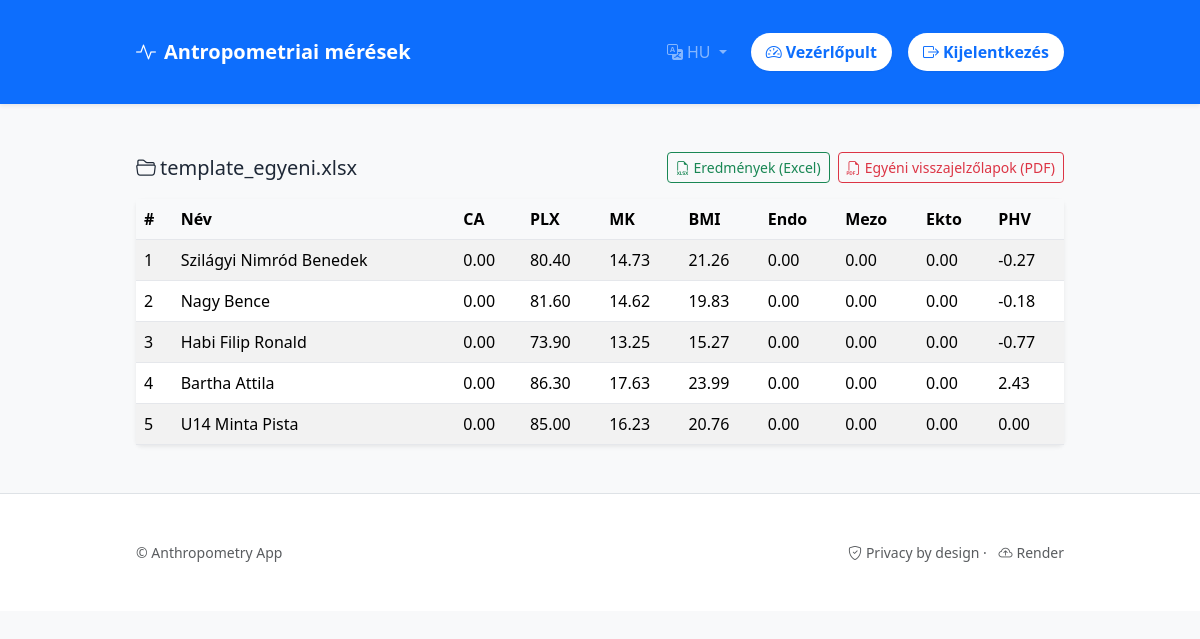
Screenshot of /uploads/2 (signed in) with the database file from the repository.
### anthro/models.py (models this page shows, shortened)
class Upload(db.Model):
    id = db.Column(db.Integer, primary_key=True)
    user_id = db.Column(db.Integer, db.ForeignKey("user.id"), nullable=False)
    created_at = db.Column(db.DateTime, default=datetime.utcnow)
    original_filename = db.Column(db.String(255))
    stored_path = db.Column(db.String(500))
    user = db.relationship("User", back_populates="uploads")

class Result(db.Model):
    id = db.Column(db.Integer, primary_key=True)
    upload_id = db.Column(db.Integer, db.ForeignKey("upload.id"), nullable=False)
    user_id = db.Column(db.Integer, db.ForeignKey("user.id"), nullable=False)
    name = db.Column(db.String(255))
    birth_date = db.Column(db.Date)
    meas_date = db.Column(db.Date)
    ttm = db.Column(db.Float)  # cm
    tts = db.Column(db.Float)  # kg
    ca_years = db.Column(db.Float)
    plx = db.Column(db.Float)
    mk_raw = db.Column(db.Float)
    mk = db.Column(db.Float)
    mk_corr_factor = db.Column(db.Float)
    vttm = db.Column(db.Float)
    sum6 = db.Column(db.Float)
    bodyfat_percent = db.Column(db.Float)
    bmi = db.Column(db.Float)
    bmi_cat = db.Column(db.String(120))
    endo = db.Column(db.Float)
    endo_cat = db.Column(db.String(120))
    mezo = db.Column(db.Float)
    mezo_cat = db.Column(db.String(120))
    ekto = db.Column(db.Float)
    ekto_cat = db.Column(db.String(120))
    phv = db.Column(db.Float)
    phv_cat = db.Column(db.String(120))

### anthro/app.py (the view)
@app.route("/uploads/<int:upload_id>")
@login_required
def view_upload(upload_id):
    up = Upload.query.filter_by(id=upload_id, user_id=current_user.id).first_or_404()
    results = Result.query.filter_by(upload_id=up.id).all()
    return render_template("uploads.html", up=up, results=results)

### anthro/app.py (called while the page is built)
@login_manager.user_loader
def load_user(user_id):
    return User.query.get(int(user_id))

@app.context_processor
def inject_i18n():
    lang = session.get("lang", "hu")
    return dict(t=STRINGS.get(lang, STRINGS["hu"]), lang=lang)

### anthro/templates/uploads.html
{% extends "base.html" %}
{% block content %}
<div class="d-flex align-items-center justify-content-between mb-3">
  <h1 class="h5 mb-0"><i class="bi bi-folder2-open me-1"></i>{{ up.original_filename }}</h1>
  <div class="d-flex gap-2">
    <a class="btn btn-outline-success btn-sm" href="{{ url_for('export_upload_xlsx', upload_id=up.id) }}"><i class="bi bi-filetype-xlsx me-1"></i>{{ t.results_xlsx }}</a>
    <a class="btn btn-outline-danger btn-sm" href="{{ url_for('export_upload_pdfs', upload_id=up.id) }}"><i class="bi bi-filetype-pdf me-1"></i>{{ t.results_pdfs }}</a>
  </div>
</div>
<div class="card shadow-sm border-0">
  <div class="card-body p-0">
    <div class="table-responsive">
      <table class="table table-striped align-middle mb-0">
        <thead class="table-light">
          <tr>
            <th>#</th>
            <th>Név</th>
            <th>CA</th>
            <th>PLX</th>
            <th>MK</th>
            <th>BMI</th>
            <th>Endo</th>
            <th>Mezo</th>
            <th>Ekto</th>
            <th>PHV</th>
          </tr>
        </thead>
        <tbody>
          {% for r in results %}
          <tr>
            <td>{{ loop.index }}</td>
            <td>{{ r.name }}</td>
            <td>{{ "%.2f"|format(r.age_years or 0) }}</td>
            <td>{{ "%.2f"|format(r.plx or 0) }}</td>
            <td>{{ "%.2f"|format(r.mk or 0) }}</td>
            <td>{{ "%.2f"|format(r.bmi or 0) }}</td>
            <td>{{ "%.2f"|format(r.endomorphy or 0) }}</td>
            <td>{{ "%.2f"|format(r.mesomorphy or 0) }}</td>
            <td>{{ "%.2f"|format(r.ectomorphy or 0) }}</td>
            <td>{{ "%.2f"|format(r.phv or 0) }}</td>
          </tr>
          {% endfor %}
        </tbody>
      </table>
    </div>
  </div>
</div>
{% endblock %}

### anthro/templates/base.html (shortened to what this page needs)
<!doctype html>
<html lang="{{ 'hu' if lang == 'hu' else 'en' }}">
  <head>
    <link href="https://cdn.jsdelivr.net/npm/bootstrap@5.3.3/dist/css/bootstrap.min.css" rel="stylesheet">
    <link href="https://cdn.jsdelivr.net/npm/bootstrap-icons@1.11.3/font/bootstrap-icons.css" rel="stylesheet">
    <link href="{{ url_for('static', filename='style.css') }}" rel="stylesheet">
  </head>
  <body class="bg-light">
    <nav class="navbar navbar-expand-lg navbar-dark bg-primary shadow-sm">
      <div class="container">
        <a class="navbar-brand fw-bold d-flex align-items-center" href="{{ url_for('index') }}">
          <i class="bi bi-activity me-2"></i>{{ t.site_title }}
        </a>
        <div class="collapse navbar-collapse" id="mainNav">
          <ul class="navbar-nav ms-auto align-items-lg-center">
            <li class="nav-item dropdown me-lg-2">
              <a class="nav-link dropdown-toggle text-white-50" href="#" role="button" data-bs-toggle="dropdown" aria-expanded="false">
                <i class="bi bi-translate me-1"></i>{{ 'HU' if lang=='hu' else 'EN' }}
              </a>
            </li>
            {% if current_user.is_authenticated %}
              <li class="nav-item me-lg-2">
                <a href="{{ url_for('dashboard') }}" class="btn btn-nav">
                  <i class="bi bi-speedometer2 me-1"></i>{{ t.dashboard }}
                </a>
              </li>
              <li class="nav-item">
                <a href="{{ url_for('logout') }}" class="btn btn-nav">
                  <i class="bi bi-box-arrow-right me-1"></i>{{ t.logout }}
                </a>
              </li>
            {% endif %}
          </ul>
        </div>
      </div>
    </nav>
    <main class="py-4">
      <div class="container">
        {% block content %}{% endblock %}
      </div>
    </main>
    <footer class="border-top py-4 bg-white">
      <div class="container d-flex justify-content-between small text-muted">
        <span>© Anthropometry App</span>
        <span><i class="bi bi-shield-check me-1"></i>Privacy by design · <i class="bi bi-cloud-arrow-up ms-2 me-1"></i>Render</span>
      </div>
    </footer>
  </body>
</html>

### anthro/static/style.css (style rules this page uses)
body { font-family: system-ui, "Segoe UI", Arial, sans-serif; margin: 0; color: #1f2937; }
.container { max-width: 960px; margin: 1.5rem auto; padding: 0 1rem; }
.table { width:100%; border-collapse: collapse; }
.table th, .table td { border-bottom:1px solid #e5e7eb; padding:0.5rem; text-align:left; vertical-align: middle; }
.navbar .nav-link { color: #ffffffcc; font-weight: 500; }
.navbar .btn-nav { color: #0d6efd !important; background-color: #ffffff !important; border-radius: 22px; font-weight: 600; padding: 6px 14px; margin-left: 8px; text-decoration: none !important; box-shadow: 0 1px 2px rgba(0,0,0,.06); display: inline-flex; align-items: center; }

### rows the page displays
Upload: original_filename "template_egyeni.xlsx"
Result: name "Szilágyi Nimród Benedek", age_years "0.00", plx "80.40", mk "14.73", bmi "21.26", endomorphy "0.00", mesomorphy "0.00", ectomorphy "0.00", phv "-0.27"
Result: name "Nagy Bence", age_years "0.00", plx "81.60", mk "14.62", bmi "19.83", endomorphy "0.00", mesomorphy "0.00", ectomorphy "0.00", phv "-0.18"
Result: name "Habi Filip Ronald", age_years "0.00", plx "73.90", mk "13.25", bmi "15.27", endomorphy "0.00", mesomorphy "0.00", ectomorphy "0.00", phv "-0.77"
Result: name "Bartha Attila", age_years "0.00", plx "86.30", mk "17.63", bmi "23.99", endomorphy "0.00", mesomorphy "0.00", ectomorphy "0.00", phv "2.43"
Result: name "U14 Minta Pista", age_years "0.00", plx "85.00", mk "16.23", bmi "20.76", endomorphy "0.00", mesomorphy "0.00", ectomorphy "0.00", phv "0.00"

### other values shown
{{ t.site_title }} "Antropometriai mérések"
{{ 'HU' if lang=='hu' else 'EN' }} "HU"
{{ t.dashboard }} "Vezérlőpult"
{{ t.logout }} "Kijelentkezés"
{{ t.results_xlsx }} "Eredmények (Excel)"
{{ t.results_pdfs }} "Egyéni visszajelzőlapok (PDF)"
